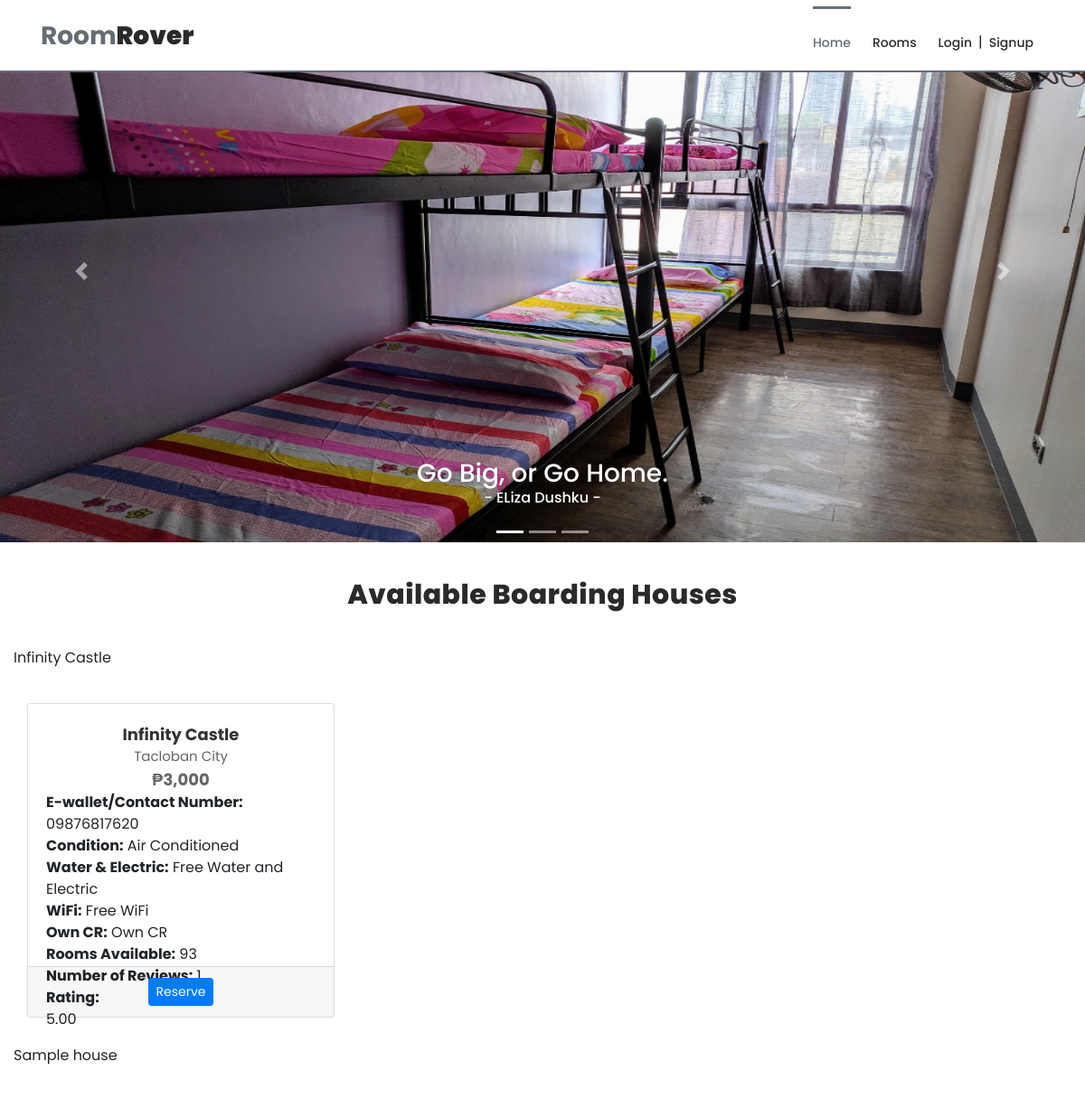
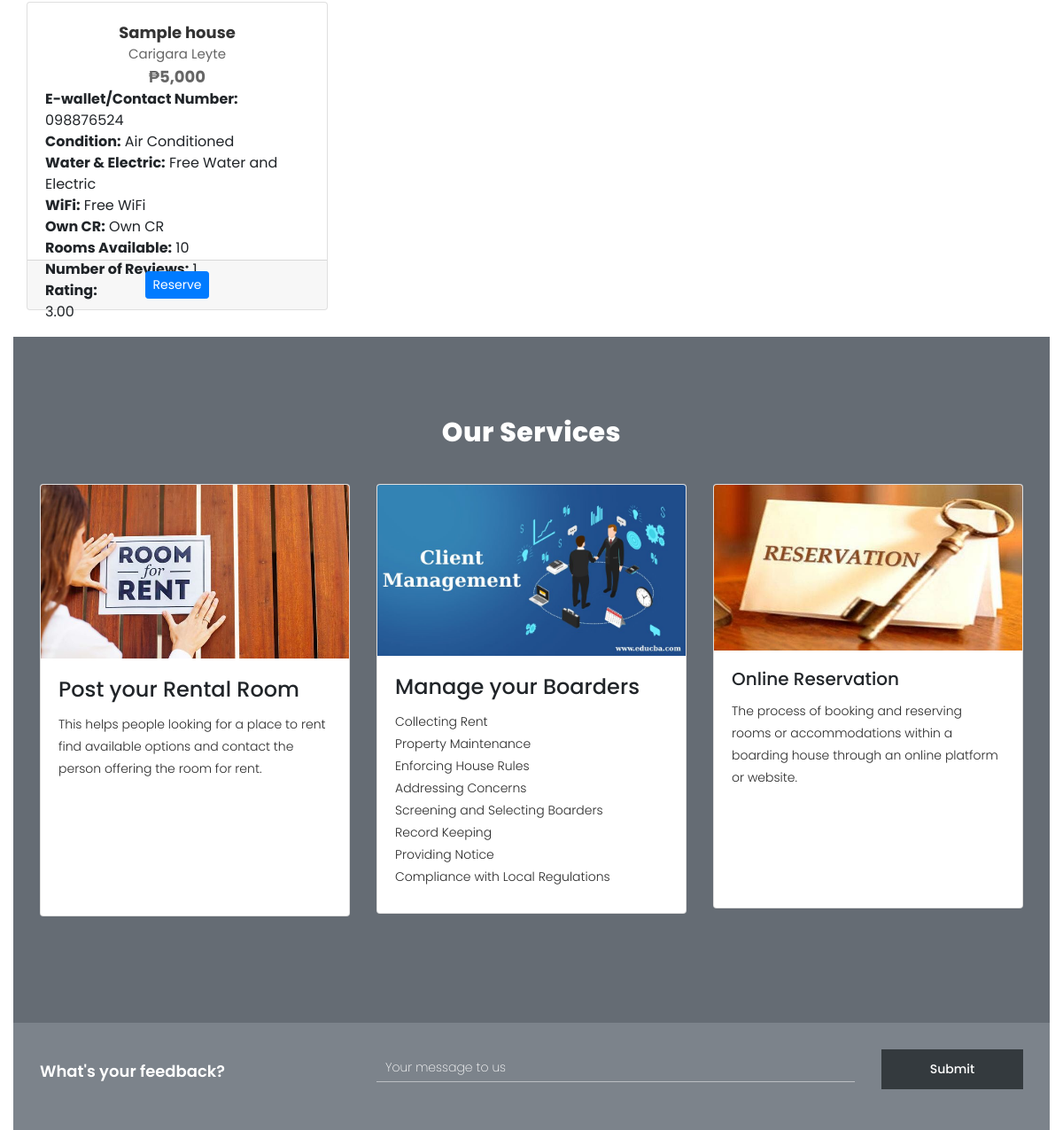
The page / on the database its author committed (2 pictures, top to bottom).
### tables this page shows
CREATE TABLE `tbl_listings` (
  `listing_id` int(11) NOT NULL,
  `name` varchar(255) NOT NULL,
  `e_wallet` varchar(20) NOT NULL,
  `qr_pic` varchar(255) NOT NULL,
  `location` varchar(255) NOT NULL,
  `rooms_Available` int(9) NOT NULL,
  `owner_id` int(13) NOT NULL,
  `price` int(13) NOT NULL,
  `is_aircon` int(1) NOT NULL,
  `free_water_electric` int(1) NOT NULL,
  `free_wifi` int(1) NOT NULL,
  `own_cr` int(1) NOT NULL,
  `pic` varchar(255) NOT NULL,
  `date_added` varchar(255) NOT NULL
);

### index.php (the view, shortened to what this page needs)
<?php
include('layouts/header.php');
require_once('backend/DBconn.php');
$sql = "SELECT l.*, COUNT(r.review_id) AS review_count, IFNULL(AVG(r.rating), 0) AS average_rating FROM tbl_listings l LEFT JOIN reviews r ON l.listing_id = r.listing_id GROUP BY l.listing_id LIMIT 3";
$resultset = mysqli_query($conn, $sql);
?>
<body>
	<?php include('layouts/navigation.php') ?>
	<div id="demo" class="carousel slide" data-ride="carousel">
		<ul class="carousel-indicators">
			<li data-target="#demo" data-slide-to="0" class="active"></li>
			<li data-target="#demo" data-slide-to="1"></li>
			<li data-target="#demo" data-slide-to="2"></li>
		</ul>
		<div class="carousel-inner">
			<div class="carousel-item active">
				<img src="assets/images/carousel1.jpg" alt="Los Angeles" width="1100" height="500">
				<div class="carousel-caption">
					<h3>Go Big, or Go Home.</h3>
					<h6>- ELiza Dushku -</h6>
				</div>
			</div>
		</div>
		<a class="carousel-control-prev" href="#demo" data-slide="prev">
			<span class="carousel-control-prev-icon"></span>
		</a>
		<a class="carousel-control-next" href="#demo" data-slide="next">
			<span class="carousel-control-next-icon"></span>
		</a>
	</div>
	<div class="col-lg-12">
		<div class="section-heading">
			<h2>Available Boarding Houses</h2>
		</div>
		<?php foreach ($resultset as $result) : ?>
			<label><?= $result['name']; ?> </label>
			<div class="row">
				<div class="col-md-4" style="padding: 30px;">
					<div class="card hovercard text-center">
						<div class="card-body info">
							<div class="title">
								<a href="#" style="font-size: 18px; font-weight: bold; color: #333;"><?php echo $result['name']; ?></a>
							</div>
							<div class="desc loc" style="font-size: 15px; color: #666;">
								<?php echo ($result['location']); ?>
							</div>
							<div class="desc price-per-room" style="font-size: 18px; color: #666; font-weight: bold;">
								<?php echo '₱' . number_format($result['price']); ?>
							</div>
							<div class="desc text-left">
								<strong>E-wallet/Contact Number:</strong> <?php echo $result['e_wallet']; ?>
							</div>
							<div class="desc text-left">
								<strong>Condition:</strong> <?php echo $result['is_aircon'] ? 'Air Conditioned' : 'No Air Condition'; ?>
							</div>
							<div class="desc text-left">
								<strong>Water & Electric:</strong> <?php echo $result['free_water_electric'] ? 'Free Water and Electric' : 'No Free Water and Electric'; ?>
							</div>
							<div class="desc text-left">
								<strong>WiFi:</strong> <?php echo $result['free_wifi'] ? 'Free WiFi' : 'No Free WiFi'; ?>
							</div>
							<div class="desc text-left">
								<strong>Own CR:</strong> <?php echo $result['own_cr'] ? 'Own CR' : 'No Own CR'; ?>
							</div>
							<div class="desc text-left">
								<strong>Rooms Available:</strong> <?php echo $result['rooms_Available']; ?>
							</div>
							<div class="desc text-left">
								<strong>Number of Reviews:</strong> <?php echo $result['review_count']; ?>
							</div>
							<div class="desc text-left">
								<strong>Rating:</strong>
								<span><?php echo number_format($result['average_rating'], 2); ?></span>
							</div>
						</div>
						<div class="card-footer bottom">
							<a class="btn btn-primary btn-reserve btn-sm reserve-button" href="../room_rover/login.php">Reserve
							</a>
						</div>
					</div>
				</div>
			</div>
		<?php endforeach; ?>
		<div class="services">
			<div class="col-lg-12">
				<div class="section-heading">
					<h2 style="color:#FFFFFF">Our Services</h2>
				</div>
			</div>
			<div class="container">
				<div class="row row-cols-1 row-cols-md-2 row-cols-lg-3 g-3">
					<div class="col">
						<div class="card">
							<img src="assets/images/service1.jpg" class="card-img-top" alt="Service 1">
							<div class="card-body">
								<h4 class="card-title">Post your Rental Room</h4>
								<p class="card-text">
									This helps people looking for a place to rent find available options and contact the person offering the room for rent.
								</p>
							</div>
						</div>
					</div>
					<div class="col">
						<div class="card">
							<img src="assets/images/service2.jpg" class="card-img-top" alt="Service 2">
							<div class="card-body">
								<h4 class="card-title">Manage your Boarders</h4>
								<p class="card-text">
								<ul>
									<p>Collecting Rent</p>
									<p>Property Maintenance</p>
									<p>Enforcing House Rules</p>
									<p>Addressing Concerns</p>
									<p>Screening and Selecting Boarders</p>
									<p>Record Keeping</p>
									<p>Providing Notice</p>
									<p>Compliance with Local Regulations</p>
								</ul>
								</p>
							</div>
						</div>
					</div>
					<div class="col">
						<div class="card">
							<img src="assets/images/service3.jpg" class="card-img-top" alt="Service 3">
							<div class="card-body">
								<h5 class="card-title">Online Reservation</h5>
								<p class="card-text">The process of booking and reserving rooms or accommodations within a boarding house through an online platform or website.</p>
							</div>
						</div>
					</div>
				</div>
			</div>
		</div>
		<div class="feedback">
			<div class="container">
				<div class="row">
					<div class="col-lg-4">
						<h4>What's your feedback?</h4>
					</div>
					<div class="col-lg-8">
						<form id="feedback" action="" method="get">
							<div class="row">
								<div class="col-lg-9">
									<fieldset>
										<input name="feedback" type="text" id="feedback" placeholder="Your message to us" required="">
									</fieldset>
								</div>
								<div class="col-lg-3">
									<fieldset>
										<button type="submit" id="form-submit" class="main-dark-button">Submit</button>
									</fieldset>
								</div>
							</div>
						</form>
					</div>
				</div>
			</div>
		</div>
</body>
</html>

### layouts/header.php (shortened to what this page needs)
<head>
    <link rel="stylesheet" href="https://cdnjs.cloudflare.com/ajax/libs/font-awesome/6.4.2/css/all.min.css" />
    <link rel="stylesheet" type="text/css" href="assets/css/bootstrap.min.css">
    <link rel="stylesheet" type="text/css" href="assets/css/font-awesome.css">
    <link rel="stylesheet" type="text/css" href="assets/css/owl-carousel.css">
    <link rel="stylesheet" href="assets/css/custom.css">
</head>

### layouts/navigation.php (shortened to what this page needs)
<?php $current_page = basename($_SERVER['PHP_SELF']); ?>
<header class="header-area sticky" id="top">
	<div class="container">
		<div class="row">
			<div class="col-12">
				<nav class="main-nav">
					<a href="index.html" class="logo">Room<em>Rover</em></a>
					<ul class="nav">
						<li><a href="index.php" class="<?php if ($current_page == 'index.php') echo 'active' ?>" id="hover-nav">Home</a></li>
						<li><a href="rooms.php" class="<?php if ($current_page == 'rooms.php') echo 'active' ?>" id="hover-nav">Rooms</a></li>
						<div class="user_auth">
								<li style="display:flex; align-items:center; gap:7px"><a href="login.php" class="<?php if ($current_page == 'login.php') echo 'active' ?>" id="hover-nav">Login</a> | <a href="select_user_type.php" class="<?php if ($current_page == 'signup.php') echo 'active' ?>" id="hover-nav">Signup</a></li>
						</div>
					</ul>
				</nav>
			</div>
		</div>
    </div>
</header>

### assets/css/custom.css (style rules this page uses)
* { scroll-behavior: smooth; }
html, body, div, span, applet, object, iframe, h1, h2, h3, h4, h5, h6, p, blockquote, div pre, a, abbr, acronym, address, big, cite, code, del, dfn, em, font, img, ins, kbd, q, s, samp, small, strike, strong, sub, sup, tt, var, b, u, i, center, dl, dt, dd, ol, ul, li, figure, header, nav, section, article, aside, footer, figcaption { margin: 0; padding: 0; border: 0; outline: 0; }
ul, li { padding: 0; margin: 0; list-style: none; }
header, nav, section, article, aside, footer, hgroup { display: block; }
* { box-sizing: border-box; }
html, body { font-family: 'Poppins', sans-serif; font-weight: 400; background-color: #fff; font-size: 16px; -ms-text-size-adjust: 100%; -webkit-font-smoothing: antialiased; -moz-osx-font-smoothing: grayscale; }
a { text-decoration: none !important; }
h1, h2, h3, h4, h5, h6 { margin-top: 0px; margin-bottom: 0px; }
h4 { line-height: 30px; }
ul { margin-bottom: 0px; }
p { font-size: 14px; line-height: 25px; color: #2a2a2a; font-weight: 300; }
html, body { background: #fff; font-family: 'Poppins', sans-serif; }
.section-heading { text-align: center; margin-top: 40px; margin-bottom: 40px; }
.section-heading h2 { font-size: 30px; font-weight: 800; color: #2a2a2a; text-transform: capitalize; letter-spacing: 0.5px; margin-top: 0px; margin-bottom: 0px; }
.header-area { position: relative; top: 0px; left: 0px; right: 0px; z-index: 100; height: 80px; background: #fff; -webkit-transition: all .5s ease 0s; -moz-transition: all .5s ease 0s; -o-transition: all .5s ease 0s; transition: all .5s ease 0s; }
.header-area .main-nav { min-height: 80px; background: transparent; }
.header-area .main-nav .logo { line-height: 80px; color: #656c74; font-size: 28px; font-weight: 700; float: left; -webkit-transition: all 0.3s ease 0s; -moz-transition: all 0.3s ease 0s; -o-transition: all 0.3s ease 0s; transition: all 0.3s ease 0s; }
.header-area .main-nav .logo em { font-style: normal; color: #2a2a2a; font-weight: 900; }
.header-area .main-nav .nav { float: right; margin-top: 27px; margin-right: 0px; background-color: transparent; -webkit-transition: all 0.3s ease 0s; -moz-transition: all 0.3s ease 0s; -o-transition: all 0.3s ease 0s; transition: all 0.3s ease 0s; position: relative; z-index: 999; }
.header-area .main-nav .nav li { padding-left: 20px; padding-right: 20px; }
.header-area .main-nav .nav li a { display: block; font-weight: 500; font-size: 14px; color: #2a2a2a; text-transform: capitalize; -webkit-transition: all 0.3s ease 0s; -moz-transition: all 0.3s ease 0s; -o-transition: all 0.3s ease 0s; transition: all 0.3s ease 0s; height: 40px; line-height: 40px; border: transparent; }
.header-area .main-nav .nav li:hover a, .header-area .main-nav .nav li a.active { color: #656c74 !important; opacity: 1; }
.header-area .main-nav .nav li a.active { position: relative; }
.header-area .main-nav .nav li a.active:after { position: absolute; width: 100%; height: 3px; background-color: #656c74; content: ''; top: -20px; left: 0; }
#hover-nav { display: inline-block; position: relative; }
@media (max-width: 1200px) { .header-area .main-nav .nav li { padding-left: 12px; padding-right: 12px; } }
@media (max-width: 1200px) { .header-area .main-nav:before { display: none; } }
@media (min-width: 767px) { .header-area .main-nav .nav { display: flex !important; } }
.services { background-color: #656c74; padding-top: 50px; padding-bottom: 120px; position: relative; display: flex; flex-direction: column; }
.feedback { background-color: #7c838b; padding: 30px 0px; }
.feedback h4 { font-size: 18px; color: #fff; font-weight: 600; margin-top: 10px; }
.feedback form input { padding: 5px 10px; width: 100%; background-color: transparent; border-top: none; border-left: none; border-right: none; border-bottom: 1px solid rgba(250, 250, 250, 0.5); outline: none; font-size: 14px; color: #fff; font-weight: 200; margin-top: 5px; }
.feedback form .main-dark-button { display: inline-block; font-size: 14px; padding: 12px 18px; background-color: #343a3e; color: #fff; text-align: center; font-weight: 500; text-transform: capitalize; transition: all .3s; border: none; outline: none; width: 100%; }

### layouts/navigation.php (style rules this page uses)
.sticky { position: fixed; top: 0; width: 100%; border-bottom: 2px #656c74 solid; }

### index.php (style rules this page uses)
.card-body { height: 290px; }
.carousel-inner img { width: 100%; height: 75%; }

### rows shown on the page
tbl_listings: name "Infinity Castle", location "Tacloban City", price "3,000", e_wallet "09876817620", is_aircon "Air Conditioned", free_water_electric "Free Water and Electric", free_wifi "Free WiFi", own_cr "Own CR", rooms_Available "93", review_count "1", average_rating "5.00"
tbl_listings: name "Sample house", location "Carigara Leyte", price "5,000", e_wallet "098876524", is_aircon "Air Conditioned", free_water_electric "Free Water and Electric", free_wifi "Free WiFi", own_cr "Own CR", rooms_Available "10", review_count "1", average_rating "3.00"
